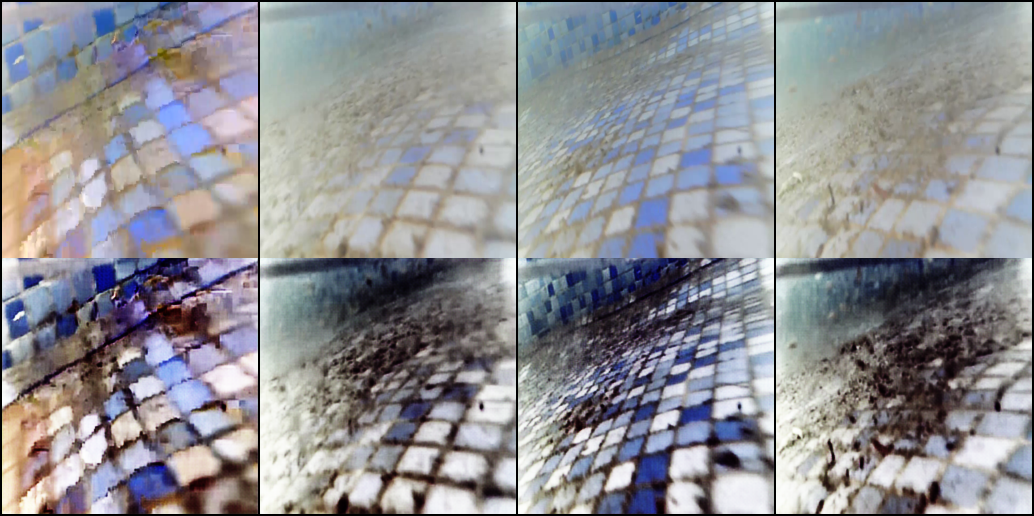
#> input picture samples/FunieGAN/paired/3001.png, 1034 x 516 px, given in place of vidd.mp4, which was not available
$ jupyter execute --allow-errors notebook.ipynb
#> lines starting #> are read from the running program, lines starting #| are printed output that depends on the picture
### nets/funiegan.py
"""
 > Network architecture of FUnIE-GAN model
   * Paper: arxiv.org/pdf/1903.09766.pdf
 > Maintainer: https://github.com/xahidbuffon
"""
import torch
import torch.nn as nn
import torch.nn.functional as F


import torch
import torch.nn as nn

# Residual Block for Bottleneck
class ResBlock(nn.Module):
    # [9 lines left out: function __init__, not called in this run]

    def forward(self, x):
        return x + self.block(x)

class UNetDown(nn.Module):
    def __init__(self, in_size, out_size, bn=True):
        super(UNetDown, self).__init__()
        layers = [nn.Conv2d(in_size, out_size, 4, 2, 1, bias=False)]
        if bn:
            layers.append(nn.InstanceNorm2d(out_size))  # Changed from BatchNorm2d
        layers.append(nn.LeakyReLU(0.2, inplace=True))
        self.model = nn.Sequential(*layers)

    def forward(self, x):
        return self.model(x)

class UNetUp(nn.Module):
    # [13 lines left out: functions __init__, forward, not called in this run]

class GeneratorFunieGAN(nn.Module):
    def __init__(self, in_channels=3, out_channels=3):
        super(GeneratorFunieGAN, self).__init__()
        # encoding layers
        self.down1 = UNetDown(in_channels, 32, bn=False)
        self.down2 = UNetDown(32, 128)
        self.down3 = UNetDown(128, 256)
        self.down4 = UNetDown(256, 256)
        self.down5 = UNetDown(256, 256, bn=False)

        # bottleneck residual block
        self.resblock = ResBlock(256)

        # decoding layers
        self.up1 = UNetUp(256, 256)
        self.up2 = UNetUp(512, 256)
        self.up3 = UNetUp(512, 128)
        self.up4 = UNetUp(256, 32)
        self.final = nn.Sequential(
            nn.Upsample(scale_factor=2),
            nn.ZeroPad2d((1, 0, 1, 0)),
            nn.Conv2d(64, out_channels, 4, padding=1),
            nn.Tanh(),
        )

    # [15 lines left out: function forward, not called in this run]


import torch
import torch.nn as nn

class DiscriminatorFunieGAN(nn.Module):
    """ A 4-layer PatchGAN discriminator with InstanceNorm """
    # [18 lines left out: function __init__, not called in this run]

    def forward(self, img_A, img_B):
        img_input = torch.cat((img_A, img_B), 1)
        return self.model(img_input)

### notebook.ipynb
[cell 1]
import os
import time
import argparse
import numpy as np
from PIL import Image
from glob import glob
from ntpath import basename
from os.path import join, exists
import torch
import torch.nn as nn
import torch.nn.functional as F
from torch.autograd import Variable
from torchvision.utils import save_image
import torchvision.transforms as transforms

[cell 2]
class Options:
    data_dir = "data/A/1.jpg"
    sample_dir = "data/output/"
    model_name = "funiegan"  # or "ugan"
    model_path = "checkpoints/FunieGAN/paired/generator_60.pth"

opt = Options()

#> (a cell that did not finish here is left out)

#> (a cell that did not finish here is left out)

#> (a cell that did not finish here is left out)

[cell 6]
img_width, img_height, channels = 1024, 1024, 3
#> (the rest of this cell did not finish here and is left out)

[cell 7]
print(f"Model loaded: {opt.model_name}")
print(f"Input folder: {opt.data_dir}")
print(f"Output folder: {opt.sample_dir}")
print(f"Looking for test images...")

test_files = sorted(glob(join(opt.data_dir, "*")))
print(f"Found {len(test_files)} images.\n")

[cell 8]
device = "cuda" if torch.cuda.is_available else "cpu"

[cell 9]
from PIL import Image
from torchvision import transforms
from torch.autograd import Variable
from torchvision.utils import save_image
import torch
import time
from os.path import join, basename

img_width, img_height = 256, 256  # Match training size
#> (the rest of this cell did not finish here and is left out)

[cell 10]
import cv2
import numpy as np
from PIL import Image
from torchvision import transforms
from torch.autograd import Variable
from torchvision.utils import save_image
import torch
import os
import time
from os.path import join, basename

# ----- Config -----
input_image_path = "data/A/1.jpg"  # Your test image
output_dir = "output"
os.makedirs(output_dir, exist_ok=True)
#> (the rest of this cell did not finish here and is left out)

[cell 11]
import cv2

input_video_path = "data/A/vidd.mp4"  # <-- your video input
output_video_path = join(opt.sample_dir, "enhanced_" + basename(input_video_path))

try:
    print(f"Processing video: {input_video_path}")

    # Open video capture
    cap = cv2.VideoCapture(input_video_path)
    if not cap.isOpened():
        raise IOError(f"Cannot open video: {input_video_path}")

    # Get video properties
    fps = cap.get(cv2.CAP_PROP_FPS)
    width = int(cap.get(cv2.CAP_PROP_FRAME_WIDTH))
    height = int(cap.get(cv2.CAP_PROP_FRAME_HEIGHT))

    # Output writer: double width for side-by-side display
    fourcc = cv2.VideoWriter_fourcc(*'mp4v')
    out = cv2.VideoWriter(output_video_path, fourcc, fps, (width * 2, height))

    times = []
    frame_count = 0

    while True:
        ret, frame = cap.read()
#> frame is the input picture: shape (516, 1034, 3); mean B, G, R 147.5, 142.8, 143
        if not ret:
            break

        # Resize + convert to PIL for model input
        pil_img = Image.fromarray(cv2.cvtColor(frame, cv2.COLOR_BGR2RGB)).resize((256, 256), Image.BICUBIC)
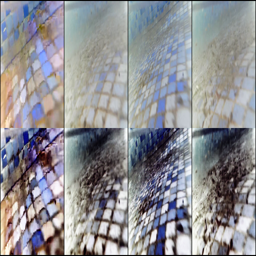
#> pil_img: PIL image 256x256 RGB; mean R, G, B 143.1, 142.9, 147.6
        inp_tensor = transform(pil_img).unsqueeze(0).type(Tensor)

        # Inference
        s = time.time()
        with torch.no_grad():
            gen_tensor = model(inp_tensor)
        times.append(time.time() - s)

        # Convert output to numpy
        inp_np = inp_tensor.squeeze().cpu().numpy().transpose(1, 2, 0)
        gen_np = gen_tensor.squeeze().cpu().numpy().transpose(1, 2, 0)

        # Denormalize
        inp_np = ((inp_np * 0.5 + 0.5) * 255).astype(np.uint8)
        gen_np = ((gen_np * 0.5 + 0.5) * 255).astype(np.uint8)

        # Resize output back to original video size
        inp_resized = cv2.resize(inp_np, (width, height))
        gen_resized = cv2.resize(gen_np, (width, height))

        # Stack side-by-side and convert to BGR for OpenCV
        side_by_side = cv2.hconcat([
            cv2.cvtColor(inp_resized, cv2.COLOR_RGB2BGR),
            cv2.cvtColor(gen_resized, cv2.COLOR_RGB2BGR)
        ])

        out.write(side_by_side)
        frame_count += 1
        print(f"Processed frame {frame_count}")

    # Release everything
    cap.release()
    out.release()

    if len(times) > 1:
        Ttime, Mtime = np.sum(times[1:]), np.mean(times[1:])
        print(f"\nProcessed {frame_count} frames.")
        print(f"Time taken: {Ttime:.2f} sec at {1. / Mtime:.2f} fps")
        print(f"Saved enhanced video to: {output_video_path}")

except Exception as e:
    print(f"Error processing video: {e}")


$ run again, on samples/FunieGAN/paired/4001.png
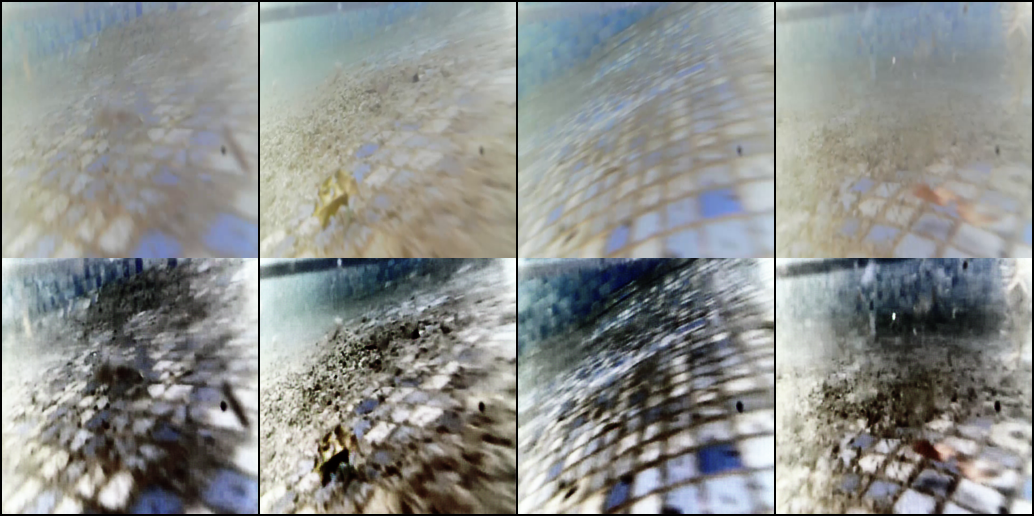
#> input picture samples/FunieGAN/paired/4001.png, 1034 x 516 px, given in place of vidd.mp4, which was not available
#> frame is the input picture: shape (516, 1034, 3); mean B, G, R 140.5, 142.8, 140.1
#> `pil_img = Image.fromarray(cv2.cvtColor(frame, cv2.COLOR_BGR2RGB)).resi..`:
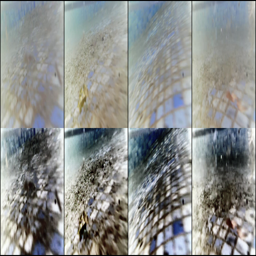
#> pil_img: PIL image 256x256 RGB; mean R, G, B 140.2, 142.9, 140.6
